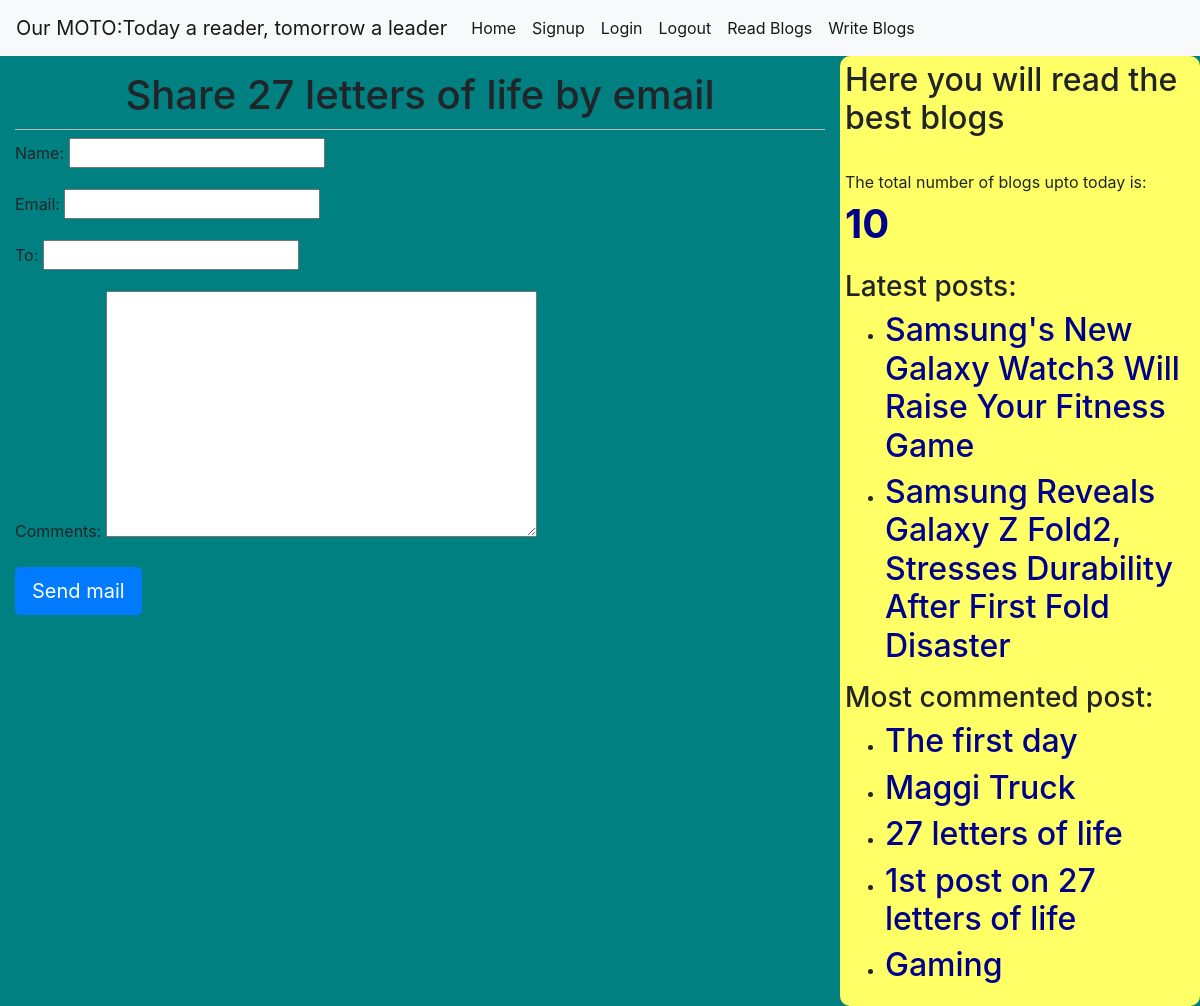
/1/share/, run on the app's committed database.
### blog/models.py (models this page shows, shortened)
class Post(models.Model):
    STATUS_CHOICES=(('draft','Draft'),('published','Published'))
    title=models.CharField(max_length=256)
    slug=models.SlugField(max_length=264,unique_for_date='publish')
    author=models.ForeignKey(User,related_name='blog_posts',on_delete=models.CASCADE,)
    body=models.TextField()
    publish=models.DateTimeField(default=timezone.now)
    created=models.DateTimeField(auto_now_add=True)
    updated=models.DateTimeField(auto_now=True)
    status=models.CharField(max_length=10,choices=STATUS_CHOICES,default='draft')
    objects=CustomManager()
    tags=TaggableManager()
    class Meta:
        ordering=('-publish',)
    def get_absolute_url(self):
        return reverse('post_detail',args=[self.publish.year,self.publish.strftime('%m'),self.publish.strftime('%d'),self.slug])

### blog/views.py (the view)
# urls.py: path('<int:id>/share/', views.MailSendView),
def MailSendView(request,id):
    post=get_object_or_404(Post,id=id,status='published')
    sent=False
    if request.method=='POST':
        form=EmailSendForm(request.POST)
        if form.is_valid():
            cd=form.cleaned_data
            subject='{} ({}) recommends you to read "{}" '.format(cd['name'],cd['email'],post.title)
            post_url=request.build_absolute_uri(post.get_absolute_url())
            message='{}'.format(post.body)
            send_mail(subject,message,'sumitsankar9',[cd['to']])
            sent=True
    else:
        form=EmailSendForm()
    return render(request,'blog/sharebymail.html',{'form':form,'post':post,'sent':sent})

### blog/forms.py
class EmailSendForm(forms.Form):
    name=forms.CharField()
    email=forms.EmailField()
    to=forms.EmailField()
    comments=forms.CharField(required=False,widget=forms.Textarea)

### blog/models.py (called while the page is built)
    def get_queryset(self):
        return super().get_queryset().filter(status='published')

### blog/templatetags/blog_tags.py (called while the page is built)
@register.simple_tag
def total_posts():
    return Post.objects.count()

@register.inclusion_tag('blog/latest_posts.html')
def show_latest_posts(count=3):
    latest_posts=Post.objects.order_by('-publish')[:count]
    return {'latest_posts':latest_posts}

@register.simple_tag
def get_most_commented_post(count=5):
    return Post.objects.annotate(total_comments=Count('comments')).order_by('-total_comments')[:count]

### templates/blog/sharebymail.html (shortened to what this page needs)
<!DOCTYPE html>
{%extends 'blog/base.html'%}
{%block body_block%}
{%if sent%}
<h1>{{post.title}} was shared succesfully by mail</h1>
{%else%}
<h1>Share {{post.title}} by email</h1>
<form method='POST'>
  {{form.as_p}}
  <input type="submit" class='btn btn-primary btn-lg' value="Send mail">
</form>
{%endif%}
{%endblock%}

### templates/blog/base.html (shortened to what this page needs)
<!DOCTYPE html>
{%load static%}
{%load blog_tags%}
<html lang="en" dir="ltr">
  <head>
    <link rel="stylesheet" href="https://stackpath.bootstrapcdn.com/bootstrap/4.5.0/css/bootstrap.min.css">
      <link rel="stylesheet" href="{% static "css/blog.css"%}">
  </head>
  <body>
    <nav class="navbar navbar-expand-lg navbar-light bg-light">
      <a class="navbar-brand" href="#">Our MOTO:Today a reader, tomorrow a leader</a>
      <div class="collapse navbar-collapse" id="navbarSupportedContent">
        <ul class="navbar-nav mr-auto">
          <li class="nav-item active">
            <a class="nav-link" href="/">Home <span class="sr-only">(current)</span></a>
            </li>
          <li class="nav-item active">
              <a class="nav-link" href="/signup">Signup <span class="sr-only">(current)</span></a>
  <li class="nav-item">
    <li class="nav-item active">
        <a class="nav-link" href="/accounts/login">Login <span class="sr-only">(current)</span></a>
  <li class="nav-item">
      <li class="nav-item active">
  <a class="nav-link" href="/accounts/logout">Logout <span class="sr-only">(current)</span></a>
  </li>
  <li class="nav-item">
      <li class="nav-item active">
  <a class="nav-link" href="/">Read Blogs <span class="sr-only">(current)</span></a>
  </li>
  <li class="nav-item">
      <li class="nav-item active">
  <a class="nav-link" href="/write">Write Blogs <span class="sr-only">(current)</span></a>
  </li>
        </ul>
    </div>
    </nav>
    <div class="content" >
      {%block body_block%}
      {%endblock%}
    </div>
    <div  class="sidebar">
        <h2>Here you will read the best blogs</h2><br>
        <p>The total number of blogs upto today is: <span id='pcount'>{%total_posts%}</span></p>
        <h3>Latest posts: </h3>{%show_latest_posts 2%}
        <h3>Most commented post:</h3>{%get_most_commented_post as most_commented_post%}
        <ul>
          {%for post in most_commented_post%}
            <li>  <a id='name' href="{{post.get_absolute_url}}"><h2>{{post.title}}</h2></a></li>
          {%endfor%}
        </ul>
    </div>
  </body>
</html>

### templates/blog/latest_posts.html
<ul>
  {%for post in latest_posts%}
  <li>  <a id='name' href="{{post.get_absolute_url}}"><h2>{{post.title}}</h2></a></li>
  {%endfor%}
</ul>

### static/css/blog.css (style rules this page uses)
.content { border-radius: 15px; width:70%; float:left; padding:15px; background: #008080; }
.sidebar { width:30%; float:right; padding: 5px; background: #FFFF66; border-radius: 10px; }
h1 { text-align: center; border-bottom: 1px solid #bbb; padding-bottom: 10px; }
body { background-color:#008080; }
a { color:#FFFF66; }
input[type='text'] { color:#6e3a07; }
#pcount { font-size: 40px; color:#00008B; font-weight: bold; }
#name { color:#00008B; }

### data on the page
Post: title "27 letters of life"
Post: title "Samsung's New Galaxy Watch3 Will Raise Your Fitness Game"
Post: title "Samsung Reveals Galaxy Z Fold2, Stresses Durability After First Fold Disaster"
Post: title "The first day"
Post: title "Maggi Truck"
Post: title "1st post on 27 letters of life"
Post: title "Gaming"
